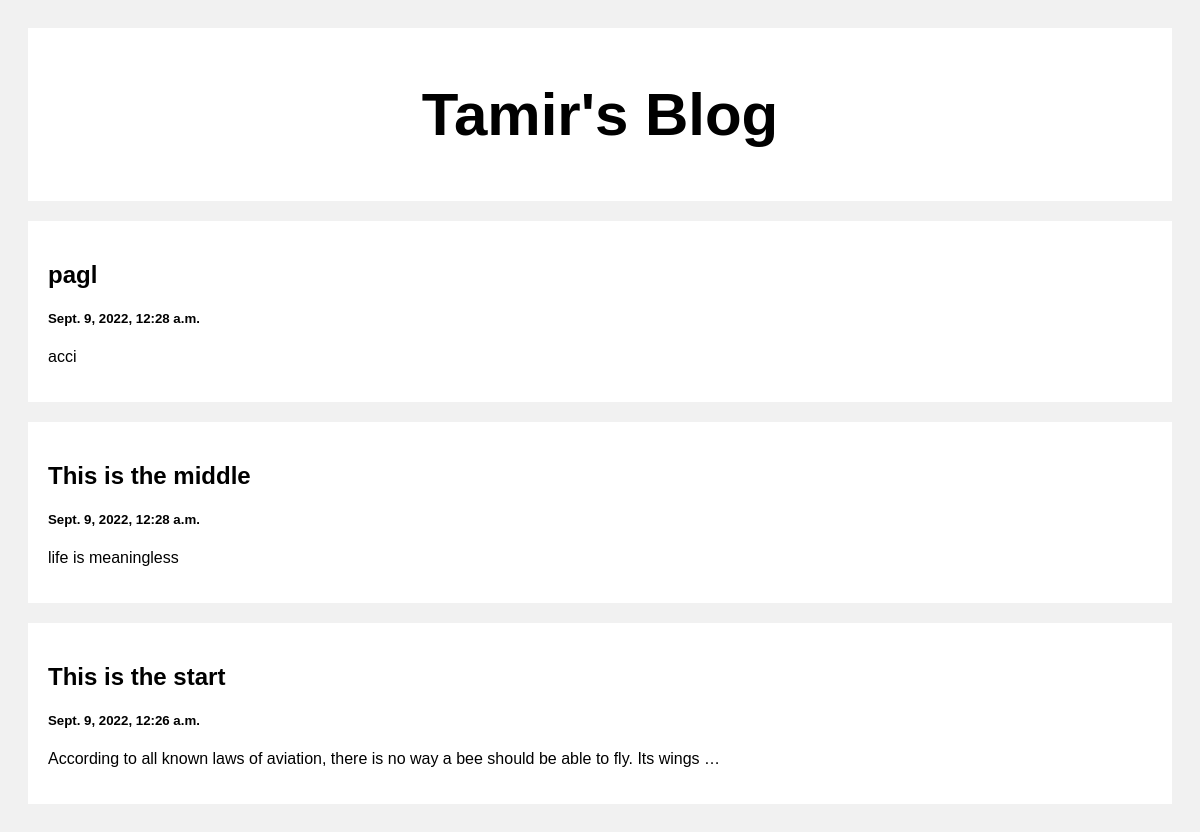
The page / on the database its author committed.
### posts/models.py (models this page shows)
class Post(models.Model):
    title = models.CharField(max_length= 100)
    body = models.TextField()
    created_at = models.DateTimeField(default = datetime.now, blank= False)

### posts/views.py (the view)
# urls.py: path('', views.index, name = 'index')
def index(request):
    posts = Post.objects.all()
    return render(request, 'index.html', {'posts': posts})

### templates/index.html (shortened to what this page needs)
<!DOCTYPE html>
<html>
<head>
</head>
<body>
<div class="header">
  <h2>Tamir's Blog</h2>
</div>
<div class="row">
  <div class="leftcolumn">
    {% for post in posts reversed %}
    <div class="card">
      <a style="text-decoration: none; color: black;" href="/post/{{post.id}}">
        <h2>{{post.title}}</h2>
        <h5>{{post.created_at}}</h5>
        <p>{{post.body|truncatewords:20}}</p>
      </a>
    </div>
    {% endfor %}
  </div>
</div>
</body>
</html>

### templates/index.html (style rules this page uses)
* { box-sizing: border-box; }
body { font-family: Arial; padding: 20px; background: #f1f1f1; }
.header { padding: 2px; font-size: 40px; text-align: center; background: white; }
.leftcolumn { float: left; width: 100%; }
.card { background-color: white; padding: 20px; margin-top: 20px; }
.row:after { content: ""; display: table; clear: both; }

### rows shown on the page
Post: title "pagl", created_at "Sept. 9, 2022, 12:28 a.m.", body "acci"
Post: title "This is the middle", created_at "Sept. 9, 2022, 12:28 a.m.", body "life is meaningless"
Post: title "This is the start", created_at "Sept. 9, 2022, 12:26 a.m.", body "According to all known laws of aviation, there is no way a bee should be able to fly. Its wings …"
